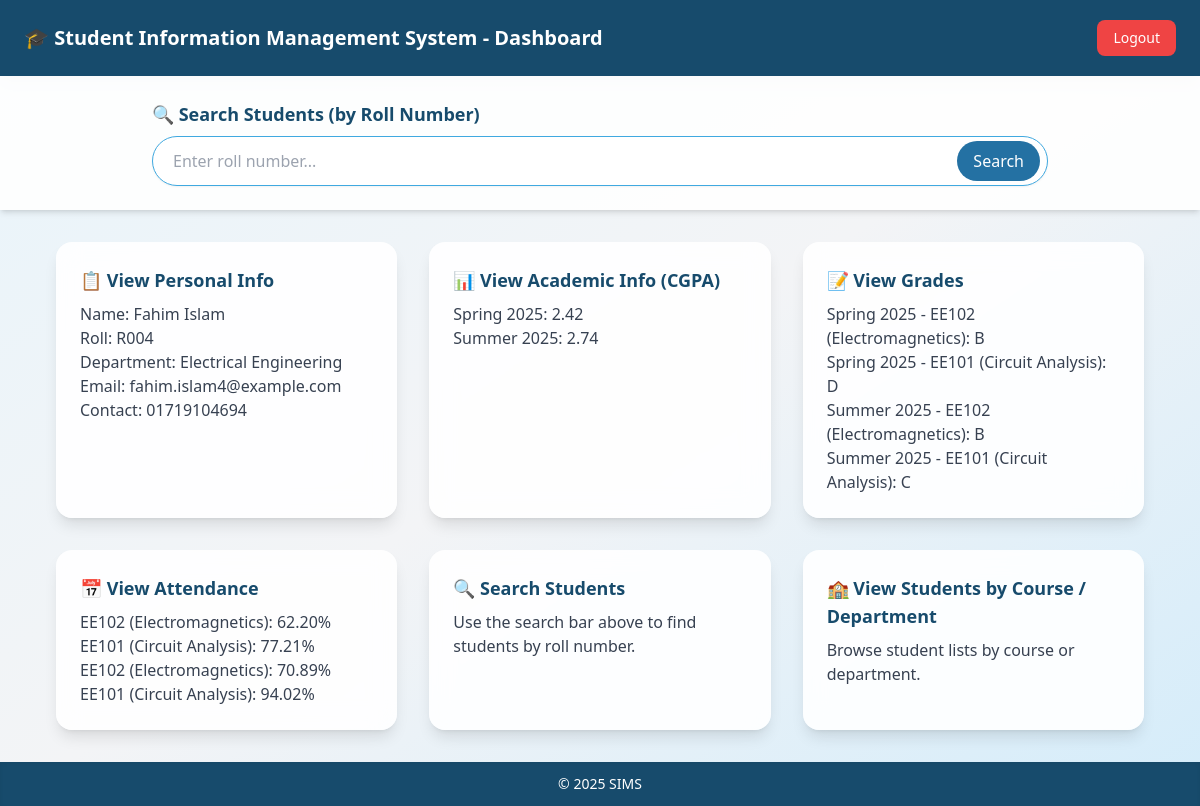
Page /student_dashboard.php?id=4 on the committed database.
### tables this page shows
CREATE TABLE students (
  student_id INT PRIMARY KEY AUTO_INCREMENT,
  roll_number VARCHAR(20) UNIQUE NOT NULL,
  first_name VARCHAR(50) NOT NULL,
  last_name VARCHAR(50) NOT NULL,
  dob DATE NOT NULL,
  contact_number VARCHAR(15),
  email VARCHAR(100) UNIQUE NOT NULL,
  address TEXT,
  department_id INT,
  FOREIGN KEY (department_id) REFERENCES departments(department_id)
);

CREATE TABLE departments (
  department_id INT PRIMARY KEY AUTO_INCREMENT,
  department_name VARCHAR(100) UNIQUE NOT NULL
);

CREATE TABLE academic_info (
  academic_id INT PRIMARY KEY AUTO_INCREMENT,
  student_id INT,
  semester VARCHAR(20),
  cgpa DECIMAL(3,2) NOT NULL,
  FOREIGN KEY (student_id) REFERENCES students(student_id)
);

CREATE TABLE grades (
  grade_id INT PRIMARY KEY AUTO_INCREMENT,
  student_id INT,
  course_code VARCHAR(10),
  semester VARCHAR(20),
  grade VARCHAR(2) NOT NULL,
  FOREIGN KEY (student_id) REFERENCES students(student_id),
  FOREIGN KEY (course_code) REFERENCES courses(course_code)
);

CREATE TABLE courses (
  course_code VARCHAR(10) PRIMARY KEY,
  course_name VARCHAR(100) NOT NULL,
  department_id INT,
  FOREIGN KEY (department_id) REFERENCES departments(department_id)
);

CREATE TABLE attendance (
  attendance_id INT PRIMARY KEY AUTO_INCREMENT,
  student_id INT,
  course_code VARCHAR(10),
  attendance_percentage DECIMAL(5,2),
  FOREIGN KEY (student_id) REFERENCES students(student_id),
  FOREIGN KEY (course_code) REFERENCES courses(course_code)
);

### student_dashboard.php (the view, shortened to what this page needs)
<?php
$servername = "localhost";
$username   = "root";
$password   = "";
$dbname     = "student_information_msdb";
$conn = new mysqli($servername, $username, $password, $dbname);
$student = null;
$cgpa_info = null;
$grades_info = null;
$attendance_info = null;
if (isset($_GET['id']) && is_numeric($_GET['id'])) {
    $student_id = intval($_GET['id']);
    $stmt = $conn->prepare("SELECT s.student_id, s.roll_number, s.first_name, s.last_name, s.dob, s.contact_number, s.email, s.address, d.department_name
                            FROM students s
                            LEFT JOIN departments d ON s.department_id = d.department_id
                            WHERE s.student_id = ?");
    $stmt->bind_param("i", $student_id);
    $stmt->execute();
    $student = $stmt->get_result()->fetch_assoc();
    $stmt = $conn->prepare("SELECT semester, cgpa FROM academic_info WHERE student_id = ?");
    $stmt->bind_param("i", $student_id);
    $stmt->execute();
    $cgpa_info = $stmt->get_result()->fetch_all(MYSQLI_ASSOC);
    $stmt = $conn->prepare("SELECT g.semester, g.course_code, c.course_name, g.grade
                            FROM grades g
                            JOIN courses c ON g.course_code = c.course_code
                            WHERE g.student_id = ?");
    $stmt->bind_param("i", $student_id);
    $stmt->execute();
    $grades_info = $stmt->get_result()->fetch_all(MYSQLI_ASSOC);
    $stmt = $conn->prepare("SELECT a.course_code, c.course_name, a.attendance_percentage
                            FROM attendance a
                            JOIN courses c ON a.course_code = c.course_code
                            WHERE a.student_id = ?");
    $stmt->bind_param("i", $student_id);
    $stmt->execute();
    $attendance_info = $stmt->get_result()->fetch_all(MYSQLI_ASSOC);
} else {
    header("Location: studentlogin.php");
    exit();
}
?>
<!DOCTYPE html>
<html lang="en">
  <head>
    <script src="https://cdn.tailwindcss.com"></script>
  </head>
  <body
    class="bg-gradient-to-br from-[#E8F4FB] via-gray-100 to-[#D4ECFA] font-sans min-h-screen flex flex-col"
  >
    <header
      class="bg-[#174B6C] text-white py-5 shadow-lg text-xl font-semibold flex justify-between items-center px-6"
    >
      <span>🎓 Student Information Management System - Dashboard</span>
      <a href="students_logout.php"
        class="bg-red-500 hover:bg-red-600 text-white px-4 py-2 rounded-lg text-sm font-medium transition">
        Logout
      </a>
    </header>
    <section class="bg-white/90 py-6 px-8 shadow-md">
      <div class="max-w-4xl mx-auto">
        <form method="POST">
          <label for="search" class="block text-lg font-semibold text-[#174B6C] mb-2">
            🔍 Search Students (by Roll Number)
          </label>
          <div class="relative">
            <input
              type="text"
              id="search"
              name="search_roll"
              placeholder="Enter roll number..."
              class="w-full px-5 py-3 rounded-full border border-[#40A9E0] shadow-sm focus:outline-none focus:ring-2 focus:ring-[#2471A3]"
            />
            <button
              type="submit"
              class="absolute right-2 top-1/2 transform -translate-y-1/2 bg-[#2471A3] text-white px-4 py-2 rounded-full hover:bg-[#174B6C] transition"
            >
              Search
            </button>
          </div>
        </form>
      </div>
    </section>
    <main
      class="flex-1 max-w-6xl mx-auto p-8 grid gap-8 sm:grid-cols-2 lg:grid-cols-3"
    >
      <div class="bg-white/90 backdrop-blur-md p-6 rounded-2xl shadow-lg">
        <h3 class="text-lg font-bold text-[#174B6C] mb-2">📋 View Personal Info</h3>
        <p class="text-gray-700">
          <?php if ($student): ?>
            Name: <?= htmlspecialchars($student['first_name'] . ' ' . $student['last_name']) ?><br>
            Roll: <?= htmlspecialchars($student['roll_number']) ?><br>
            Department: <?= htmlspecialchars($student['department_name']) ?><br>
            Email: <?= htmlspecialchars($student['email']) ?><br>
            Contact: <?= htmlspecialchars($student['contact_number']) ?>
          <?php endif; ?>
        </p>
      </div>
      <div class="bg-white/90 backdrop-blur-md p-6 rounded-2xl shadow-lg">
        <h3 class="text-lg font-bold text-[#174B6C] mb-2">📊 View Academic Info (CGPA)</h3>
        <p class="text-gray-700">
          <?php if ($cgpa_info): ?>
            <?php foreach ($cgpa_info as $row): ?>
              <?= htmlspecialchars($row['semester']) ?>: <?= htmlspecialchars($row['cgpa']) ?><br>
            <?php endforeach; ?>
          <?php endif; ?>
        </p>
      </div>
      <div class="bg-white/90 backdrop-blur-md p-6 rounded-2xl shadow-lg">
        <h3 class="text-lg font-bold text-[#174B6C] mb-2">📝 View Grades</h3>
        <p class="text-gray-700">
          <?php if ($grades_info): ?>
            <?php foreach ($grades_info as $row): ?>
              <?= htmlspecialchars($row['semester']) ?> - <?= htmlspecialchars($row['course_code']) ?> (<?= htmlspecialchars($row['course_name']) ?>): <?= htmlspecialchars($row['grade']) ?><br>
            <?php endforeach; ?>
          <?php endif; ?>
        </p>
      </div>
      <div class="bg-white/90 backdrop-blur-md p-6 rounded-2xl shadow-lg">
        <h3 class="text-lg font-bold text-[#174B6C] mb-2">📅 View Attendance</h3>
        <p class="text-gray-700">
          <?php if ($attendance_info): ?>
            <?php foreach ($attendance_info as $row): ?>
              <?= htmlspecialchars($row['course_code']) ?> (<?= htmlspecialchars($row['course_name']) ?>): <?= htmlspecialchars($row['attendance_percentage']) ?>%<br>
            <?php endforeach; ?>
          <?php endif; ?>
        </p>
      </div>
      <div class="bg-white/90 backdrop-blur-md p-6 rounded-2xl shadow-lg">
        <h3 class="text-lg font-bold text-[#174B6C] mb-2">🔍 Search Students</h3>
        <p class="text-gray-700">
          Use the search bar above to find students by roll number.
        </p>
      </div>
      <div class="bg-white/90 backdrop-blur-md p-6 rounded-2xl shadow-lg">
        <h3 class="text-lg font-bold text-[#174B6C] mb-2">🏫 View Students by Course / Department</h3>
        <p class="text-gray-700">
          Browse student lists by course or department.
        </p>
      </div>
    </main>
    <footer class="bg-[#174B6C] text-white text-center py-3 text-sm shadow-inner">
      © 2025 SIMS
    </footer>
  </body>
</html>

### rows in the picture
students: first_name+last_name "Fahim Islam", roll_number "R004", department.department_name "Electrical Engineering", email "fahim.islam4@example.com", contact_number "01719104694"
academic_info: semester "Spring 2025", cgpa "2.42"
academic_info: semester "Summer 2025", cgpa "2.74"
grades: semester "Spring 2025", course_code "EE102", course_code.course_name "Electromagnetics", grade "B"
grades: semester "Spring 2025", course_code "EE101", course_code.course_name "Circuit Analysis", grade "D"
grades: semester "Summer 2025", course_code "EE102", course_code.course_name "Electromagnetics", grade "B"
grades: semester "Summer 2025", course_code "EE101", course_code.course_name "Circuit Analysis", grade "C"
attendance: course_code "EE102", course_code.course_name "Electromagnetics", attendance_percentage "62.20"
attendance: course_code "EE101", course_code.course_name "Circuit Analysis", attendance_percentage "77.21"
attendance: course_code "EE102", course_code.course_name "Electromagnetics", attendance_percentage "70.89"
attendance: course_code "EE101", course_code.course_name "Circuit Analysis", attendance_percentage "94.02"
